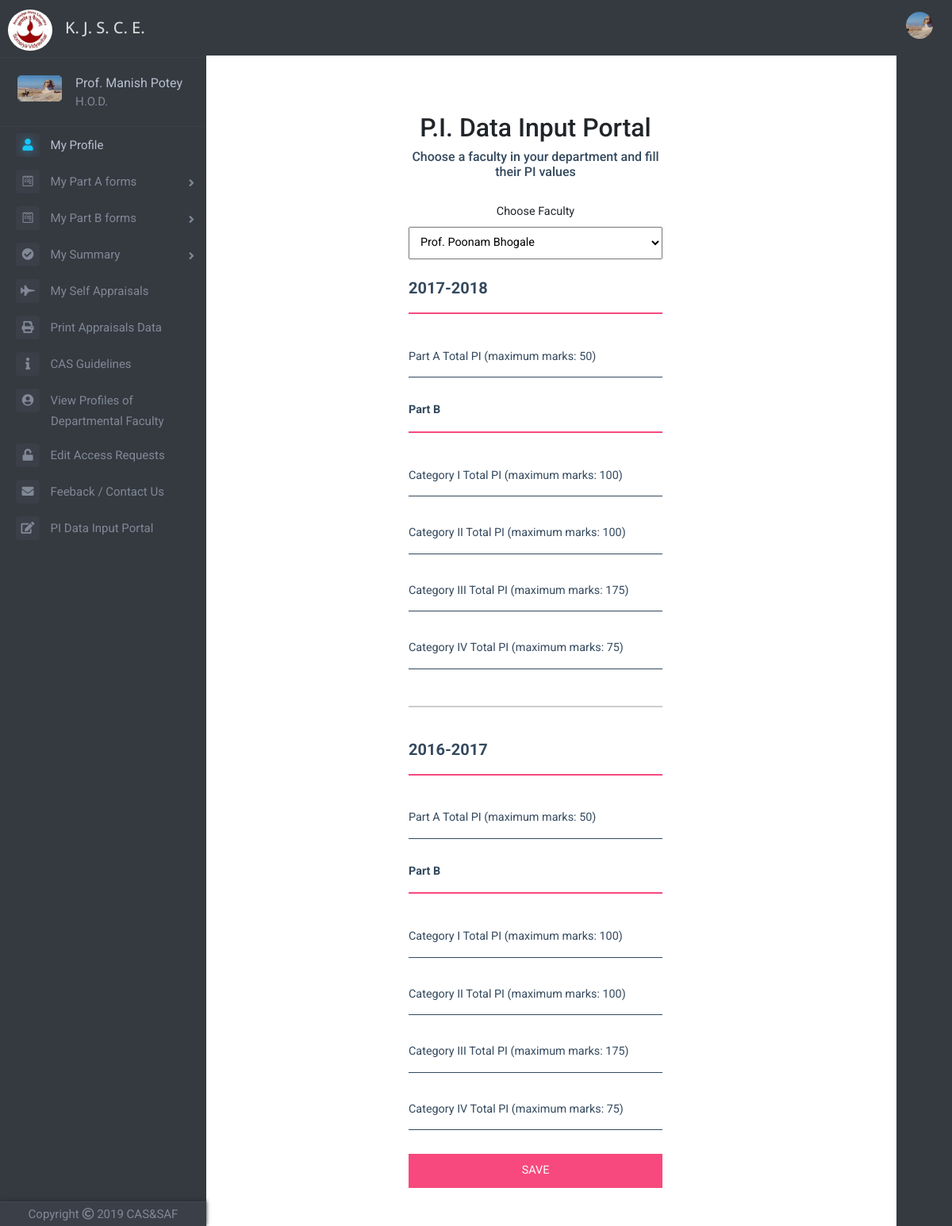
Screenshot of /pidataportal.php (signed in) with the database file from the repository.
### tables this page shows
CREATE TABLE `faculty_table` (
  `id` int(11) NOT NULL,
  `faculty_name` varchar(100) NOT NULL,
  `email` varchar(50) NOT NULL,
  `password` varchar(256) NOT NULL,
  `ecode` varchar(200) NOT NULL,
  `date_of_joining` date NOT NULL,
  `department` varchar(50) NOT NULL,
  `mobileno` bigint(11) NOT NULL DEFAULT '0',
  `profilePicLocation` varchar(100) NOT NULL DEFAULT 'defaults/default_userprofile_pic.png',
  `faculty` int(11) NOT NULL DEFAULT '0',
  `hod` int(11) NOT NULL DEFAULT '0',
  `committee` int(11) NOT NULL DEFAULT '0',
  `principal` int(11) NOT NULL DEFAULT '0',
  `admin` int(11) NOT NULL DEFAULT '0'
);

### pidataportal.php (the view, shortened to what this page needs)
<?php
include 'dbh.php';
$userId=mysqli_real_escape_string($conn,$_SESSION['id']);
$sqlx="SELECT profilePicLocation FROM faculty_table WHERE id='$userId'";
$resultx=mysqli_query($conn,$sqlx);
$rowx=mysqli_fetch_assoc($resultx);
$profilePicLocation=$rowx['profilePicLocation'];
$sqlp="SELECT hod, committee, department FROM faculty_table WHERE id='$userId'";
$resultp=mysqli_query($conn,$sqlp);
$rowp=mysqli_fetch_assoc($resultp);
$hod=$rowp['hod'];
$department=$rowp['department'];
if($hod==1)
{
include 'top.php';
include 'left-nav.php';
?>
	<div class="container">
		<div class="row">
		<div class="col offset-md-2 parta">
			<div class="custombox">
				<br>
				<h2>P.I. Data Input Portal</h2>
				<form method="POST" class="piportalform">
					<p class="text-center h6">Choose a faculty in your department and fill their PI values</p>
					<br>
				    <label class="text-left" for="facultyselect">Choose Faculty</label>
				    <select style="width:100%;padding:10px" id="facultyselect" name="facultyselect">
				    	<?php
				    	$sql="SELECT id, faculty_name FROM faculty_table WHERE department='$department' AND id!='$userId'";
				    	$result=mysqli_query($conn, $sql);
				    	while($row=mysqli_fetch_assoc($result))
				    	{
				    		$id=$row['id'];
				    		$faculty_name=$row['faculty_name'];
				    		?>
				    		<option value="<?php echo $id; ?>"><?php echo $faculty_name; ?></option>
				    		<?php
				    	}
				    	?>
				    </select>
				    <br>
					<br>
					<p style="font-size:20px"><b>2017-2018</b></p>
					<hr style="border: 0.5px solid #f7497d; "><br>
					<div>
						<input type="number" name="parta18" id="parta18" min="0" max="50" required>
						<label>Part A Total PI (maximum marks: 50)</label>
					</div>
					<p><b>Part B</b></p>
					<hr style="border: 0.5px solid #f7497d;"><br>
					<div>
						<input type="number" name="partbi18" id="partbi18" min="0" max="100" required>
						<label>Category I Total PI (maximum marks: 100)</label>
					</div>
					<div>
						<input type="number" name="partbii18" id="partbii18" min="0" max="100" required>
						<label>Category II Total PI (maximum marks: 100)</label>
					</div>
					<div>
						<input type="number" name="partbiii18" id="partbiii18" min="0" max="175" required>
						<label>Category III Total PI (maximum marks: 175)</label>
					</div>
					<div>
						<input type="number" name="partbiv18" id="partbiv18" min="0" max="75" required>
						<label>Category IV Total PI (maximum marks: 75)</label>
					</div>
					<hr style="border: 0.5px solid #ccc; "><br>
						<p style="font-size:20px"><b>2016-2017</b></p>
					<hr style="border: 0.5px solid #f7497d; "><br>
					<div>
						<input type="number" name="parta17" id="parta17" min="0" max="50" required>
						<label>Part A Total PI (maximum marks: 50)</label>
					</div>
					<p><b>Part B</b></p>
					<hr style="border: 0.5px solid #f7497d;"><br>
					<div>
						<input type="number" name="partbi17" id="partbi17" min="0" max="100" required>
						<label>Category I Total PI (maximum marks: 100)</label>
					</div>
					<div>
						<input type="number" name="partbii17" id="partbii17" min="0" max="100" required>
						<label>Category II Total PI (maximum marks: 100)</label>
					</div>
					<div>
						<input type="number" name="partbiii17" id="partbiii17" min="0" max="175" required>
						<label>Category III Total PI (maximum marks: 175)</label>
					</div>
					<div>
						<input type="number" name="partbiv17" id="partbiv17" min="0" max="75" required>
						<label>Category IV Total PI (maximum marks: 75)</label>
					</div>
					<input type="submit" value="SAVE">
				</form>
			</div>
		</div>
		</div>
	</div>
<?php
}
else
{
	header('LOCATION: index.php');
}

### top.php (shortened to what this page needs)
<!DOCTYPE html>
<html>
<head>
	<link rel="stylesheet" href="https://maxcdn.bootstrapcdn.com/bootstrap/4.1.3/css/bootstrap.min.css">
	<link href="https://stackpath.bootstrapcdn.com/font-awesome/4.7.0/css/font-awesome.min.css" rel="stylesheet">
	<link href="//netdna.bootstrapcdn.com/font-awesome/4.1.0/css/font-awesome.min.css" rel="stylesheet">
	<link rel="stylesheet" type="text/css" href="Frontend/global.css">
	<link rel="stylesheet" href="https://cdnjs.cloudflare.com/ajax/libs/animate.css/3.7.0/animate.min.css">
	<link rel="stylesheet" href="https://use.fontawesome.com/releases/v5.6.3/css/all.css">
</head>
<body>
		<nav class="navbar navbar-expand-lg sticky-top navbar-dark bg-dark" style="height: 50px">
	  	<a class="navbar-brand" href="index.php"><img src="img\logo1.jpg" style="width: 56px;height: 52px;margin-left: -6px;border-radius: 50%;margin-top: 26px"></a>
	  	<h3 class="text-left index-h1" style="font-size: 20px;margin-top: 27px">K. J. S. C. E.</h3>
	  	<div class="collapse navbar-collapse" id="navbarSupportedContent">
		    <ul class="navbar-nav ml-auto">
		      	<?php
		      	if(!isset($_SESSION['id']))
		      	{
			      	?>
			      	<li class="nav-item">
			      	</li>
			      	<?php
			    }
			    else
			    {
			    	?>
			      	<li class="nav-item dropdown">
				        <img class="nav-link dropdown-toggle" src="<?php echo $profilePicLocation; ?>" width="50px" height="50px" style="overflow: hidden;border-radius: 50%;display:block;margin:0 auto;object-fit: cover;cursor: pointer;margin-top: 13px" id="navbarDropdown" role="button" data-toggle="dropdown" aria-haspopup="true" aria-expanded="false">
			      	</li>
			      	<?php
		      	}
		      	?>
		    </ul>
	  	</div>
	</nav>

### left-nav.php (shortened to what this page needs)
<?php
$uid=mysqli_real_escape_string($conn,$_SESSION['id']);
$sqlp="SELECT profilePicLocation, faculty_name, admin, hod, committee FROM faculty_table WHERE id='$uid'";
$resultp=mysqli_query($conn,$sqlp);
$rowp=mysqli_fetch_assoc($resultp);
$profilePicLocation=$rowp['profilePicLocation'];
$faculty_name=$rowp['faculty_name'];
$hod=$rowp['hod'];
$committee=$rowp['committee'];
$admin=$rowp['admin'];
?>
<div class="page-wrapper chiller-theme toggled">
	<nav id="sidebar" class="sidebar-wrapper sm-hidden">
		<div class="sidebar-content">
			<div class="sidebar-brand">
				<div id="close-sidebar">
				</div>
			</div><br>
			<div class="sidebar-header">
				<div class="user-pic">
					<img class="img-responsive img-rounded" src="<?php echo $profilePicLocation; ?>"
						alt="User picture">
				</div>
				<div class="user-info">
					<span class="user-name" style="font-size: 16px">
						<?php echo $faculty_name; ?>
					</span>
					<?php
					if($hod==1)
					{
						?>
						<span class="user-role" style="font-size: 15px">H.O.D.</span>
				 		<?php
				 	}
						?>
				</div>
			</div>
			<?php
			$currentyear=date("Y");
			if(date("m")>=7)
		    {
		    	$currentyear+=1;
		    }
			?>
			<div class="sidebar-menu">
				<ul>
					<li class="sidebar-dropdown active">
						<a href="userprofile.php">
							<i class="fas fa-user" style="font-size: 15px"></i>
							<span style="font-size: 15px">My Profile</span>
						</a>
					</li>
					<li class="sidebar-dropdown dropdown-arrow">
						<a>
							<i class="fab fa-wpforms" style="font-size: 15px"></i>
							<span style="font-size: 15px;cursor:pointer">My Part A forms</span>
						</a>
					</li>
					<li class="sidebar-dropdown dropdown-arrow">
						<a>
							<i class="fab fa-wpforms" style="font-size: 15px"></i>
							<span style="font-size: 15px;cursor:pointer">My Part B forms</span>
						</a>
					</li>
					<li class="sidebar-dropdown dropdown-arrow">
						<a>
							<i class="fa fa-check-circle" aria-hidden="true" style="font-size: 15px"></i>
							<span style="font-size: 15px;cursor:pointer">My Summary</span>
						</a>
					</li>
					<li class="sidebar-dropdown">
						<a href="self-appraisals.php?id=<?php echo $_SESSION['id']; ?>">
							<i class="fas fa-fighter-jet" style="font-size: 15px"></i>
							<span style="font-size: 15px">My Self Appraisals</span>
						</a>
					</li>
					<?php
					if($hod==1)
					{
						?>
						<li class="sidebar-dropdown">
							<a href="print-self-appraisals.php">
								<i class="fas fa-print" style="font-size: 15px"></i>
								<span style="font-size: 15px">Print Appraisals Data</span>
							</a>
						</li>
						<?php
					}
					?>
					<li class="sidebar-dropdown">
						<a href="guidelines.php">
							<i class="fas fa-info" style="font-size: 15px"></i>
							<span style="font-size: 15px">CAS Guidelines</span>
						</a>
					</li>
					<?php
					if($hod==1)
					{
						?>
						<li class="sidebar-dropdown">
							<a href="viewprofiles.php">
								<i class="fas fa-user-circle" style="font-size: 15px"></i>
								<span style="font-size: 15px">View Profiles of <span style="margin-left:44px">Departmental Faculty</span></span>
							</a>
						</li>
						<?php
					}
						?>
						<?php
					if($admin==1 || $hod==1 || $committee==1)
					{
						?>
						<li class="sidebar-dropdown">
							<a href="request-edit-access-panel.php">
								<i class="fas fa-unlock" style="font-size: 15px"></i>
								<span style="font-size: 15px">Edit Access Requests</span>
							</a>
						</li>
						<?php
					}
					?>
					<li class="sidebar-dropdown">
						<a href="feedback.php">
							<i class="fa fa-envelope" style="font-size: 15px"></i>
							<span style="font-size: 15px">Feeback / Contact Us</span>
						</a>
					</li>
					<?php
					if($hod==1)
					{
						?>
						<li class="sidebar-dropdown">
							<a href="pidataportal.php">
								<i class="fas fa-edit" style="font-size: 15px"></i>
								<span style="font-size: 15px">PI Data Input Portal</span>
							</a>
						</li>
						<?php
					}
					?>
				</ul>
			</div>
		</div>
		<div class="sidebar-footer">
			<a>
				<p style="font-size: 15px">Copyright  <i class="far fa-copyright"></i>  <?php echo $currentyear-1; ?>  CAS&SAF</p>
			</a>
		</div>
	</nav>

### rows the page displays
faculty_table: profilePicLocation (picture), faculty_name "Prof. Manish Potey"

### other values shown
form field facultyselect "Prof. Poonam Bhogale"
